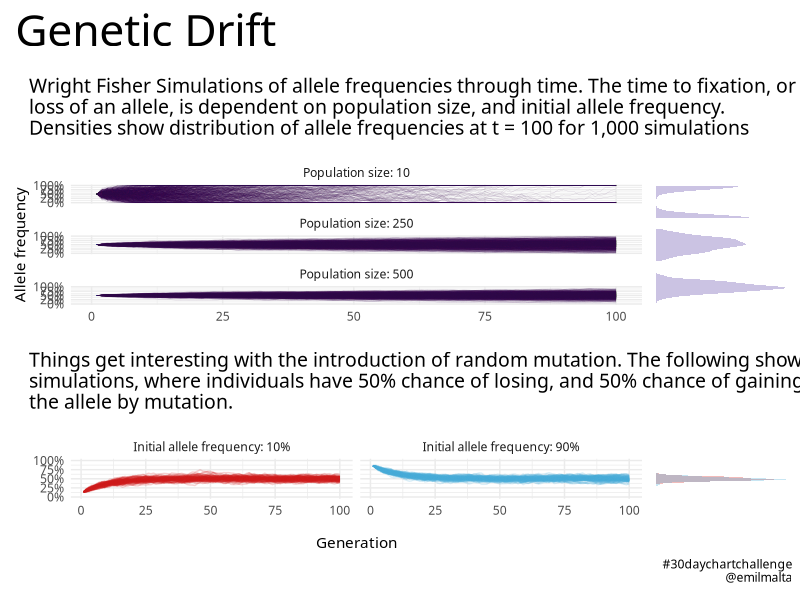

This figure's R source:
# Load libraries ---------------------------------------------------------------

library(tidyverse)
library(patchwork)
library(scales)
library(ragg)

# Wright fisher function -------------------------------------------------------

# Without mutation
wright_fisher_simple <- function(n = 250, p = .5, t = 100L) {
  vector(mode = "numeric", length = t - 1) %>% 
    accumulate(~ rbinom(1, 2 * n, .x)/(2 * n), .init = p)
}

# With mutation
wright_fisher_sim <- 
  function(n = 250, p = .5, t = 100L, mut_to = 0, mut_from = 0) {
    vector(mode = "numeric", length = t - 1) %>% accumulate(
      ~ rbinom(1, 2 * n, (1 - mut_from) * .x + mut_to * (1 - .x))/(2 * n), 
      .init = (1 - mut_from) * p + mut_to * (1 - p)
    )
  }

# Simulations ------------------------------------------------------------------

simple_sim <- crossing(sim = 1:1000, n = c(500, 250, 10)) %>% 
  group_by(sim, n) %>% 
  summarise(
    p = wright_fisher_simple(n = n), t = seq_along(p), .groups = "drop"
  )

mutation_sim <-
  crossing(sim = 1:100, p_init = c(.1, .9), mut_from = .05, mut_to = .05) %>% 
  group_by(sim, p_init) %>% 
  summarise(
    p = wright_fisher_sim(p = p_init, mut_to = mut_to, mut_from = mut_from),
    t = seq_along(p), .groups = "drop"
  )

# Make plots -------------------------------------------------------------------

p1 <- simple_sim %>% 
  ggplot(aes(x = t, y = p)) +
  geom_line(aes(group = sim), color = "#31004a", size = .1, alpha = .2) +
  facet_wrap(~ paste("Population size:", n), ncol = 1) +
  labs(
    title = "Genetic Drift",
    subtitle = "Wright Fisher Simulations of allele frequencies through time. The time to fixation, or\nloss of an allele, is dependent on population size, and initial allele frequency.\nDensities show distribution of allele frequencies at t = 100 for 1,000 simulations",
    y = "Allele frequency", x = NULL
  ) +
  theme_minimal(base_family = "MesmerizeScLt-Regular")

p2 <- simple_sim %>% 
  filter(t == max(t)) %>% 
  ggplot(aes(y = p)) +
  geom_density(fill = "#cbc3e3", color = NA) +
  facet_wrap(~n, ncol = 1) +
  labs(y = NULL) + 
  theme_void() +
  theme(strip.text = element_blank())

p3 <- mutation_sim %>% 
  ggplot(aes(x = t, y = p, group = sim)) +
  geom_line(aes(color = factor(p_init)), alpha = .2) + 
  scale_color_manual(values = c("0.1" = "#d01b1a", "0.9" = "#48abd8")) +
  facet_wrap(~ paste0("Initial allele frequency: ", p_init * 100, "%")) +
  labs(subtitle = "Things get interesting with the introduction of random mutation. The following shows\nsimulations, where individuals have 50% chance of losing, and 50% chance of gaining\nthe allele by mutation.") +
  theme_minimal(base_family = "MesmerizeScLt-Regular") +
  theme(legend.position = "none") +
  labs(x = "\nGeneration", y = "")

p4 <- mutation_sim %>% 
  filter(t == max(t)) %>% 
  ggplot(aes(y = p)) +
  geom_density(aes(fill = factor(p_init)), color = NA, alpha = .3) +
  scale_fill_manual(values = c("0.1" = "#d01b1a", "0.9" = "#48abd8")) +
  expand_limits(y = c(0,1)) +
  facet_wrap(~"") +
  theme_void(base_family = "MesmerizeRg-Regular") +
  theme(legend.position = "none") +
  labs(caption = "#30daychartchallenge\n@emilmalta")

# Patch it up ------------------------------------------------------------------

# What is this magic?!
design <- "
AAAAB
AAAAB
AAAAB
CCCCD
"

p1 + p2 + p3 + p4 +
  plot_layout(design = design) &
  expand_limits(y = c(0,1))  &
  scale_y_continuous(labels = scales::percent) &
  theme(
    plot.title = element_text(family = "MesmerizeRg-Regular", size = 32),
    plot.title.position = "plot", 
    plot.subtitle = element_text(
      family = "MesmerizeScLt-Regular", size = 14, 
      margin = margin(10,10,15,10))
  )
